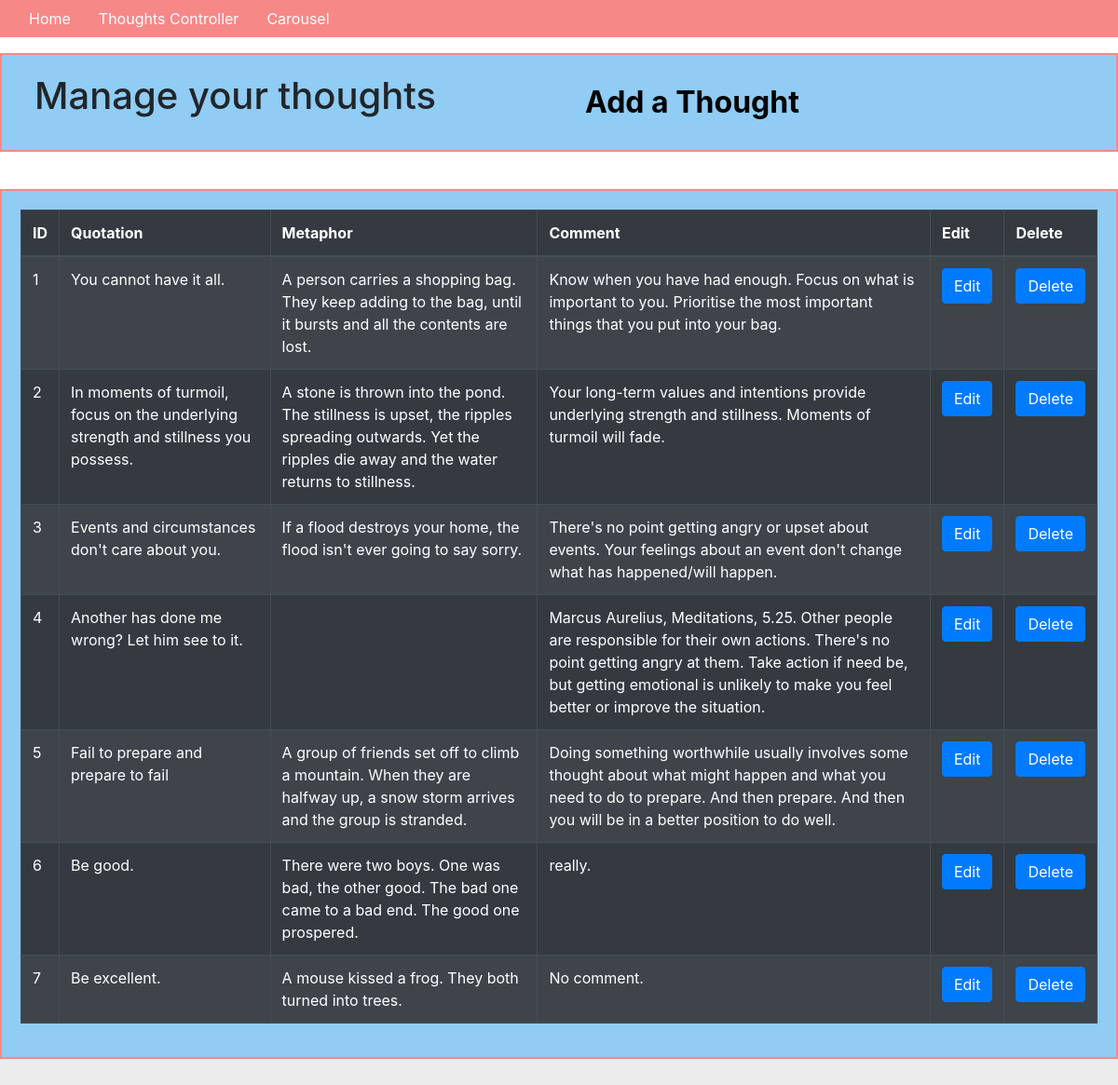
/thoughts_controller, run on an earlier commit of the app's database.
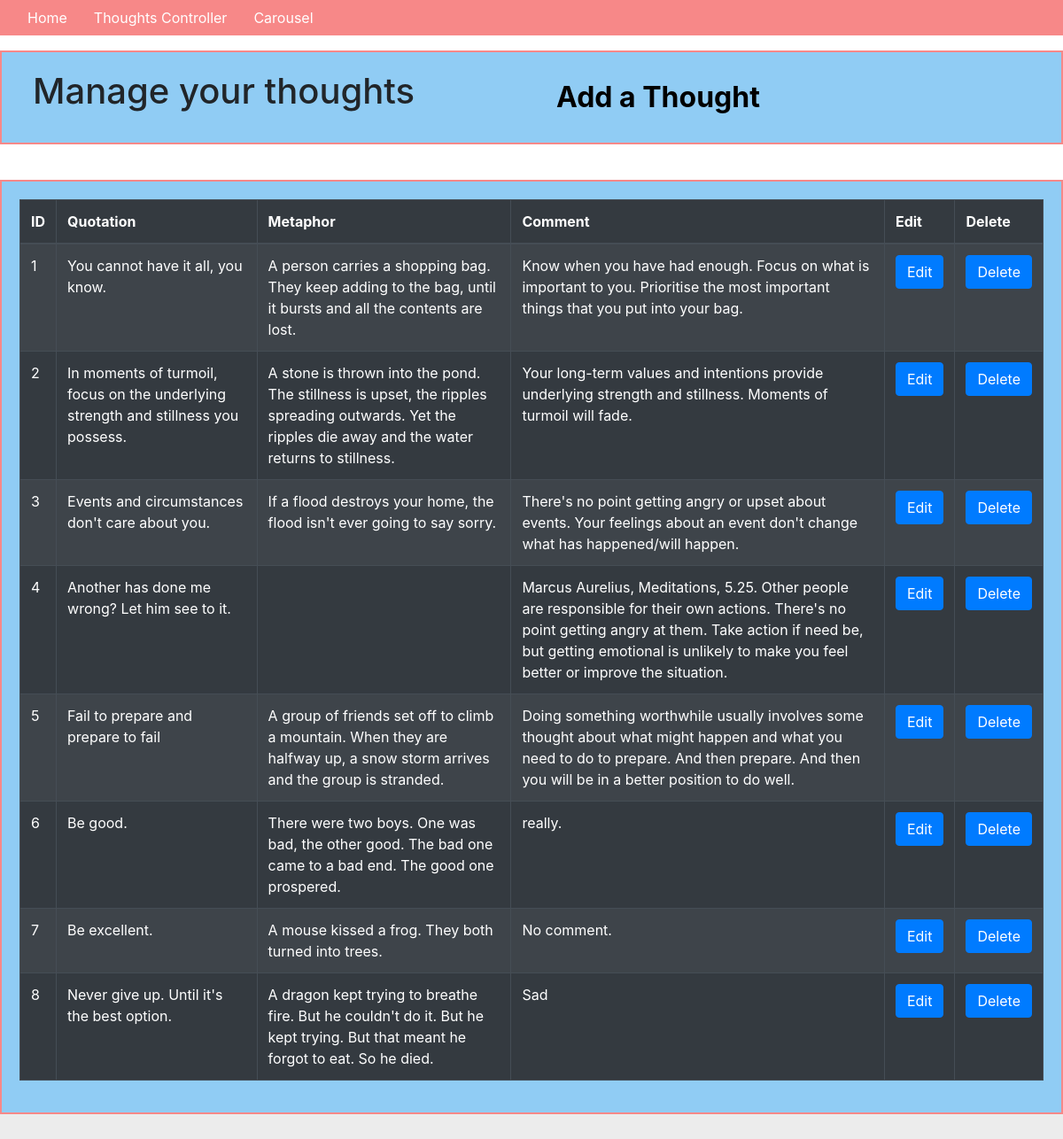
And on a later commit of the database.
### app/models.py (models this page shows, shortened)
class Thought(db.Model):
    id = db.Column(db.Integer, primary_key=True)
    quotation = db.Column(db.Text(), index=True)
    metaphor = db.Column(db.Text(), index=True)
    comment = db.Column(db.Text())

### app/routes.py (the view)
@app.route('/thoughts_controller')
def show_all_thoughts():
    thoughts = Thought.query.all()
    return render_template('thoughts_controller.html', thoughts=thoughts)

### app/templates/thoughts_controller.html (shortened to what this page needs)
{% extends "base.html" %} {% block content %}
<div class="container-fluid">
    <div class="row">
        <div class="col-sm-6">
            <h1>Manage your thoughts</h1>
        </div>
        <div class="col-sm-3">
            <button type="button" class="btn btn-link" data-toggle="modal" data-target="#myAddModal">Add a Thought
            </button>
        </div>
    </div>
    <div class="row">
        <table class="table table-bordered table-dark table-striped table-hover table-responsive">
            <thead>
                <th>ID</th>
                <th>Quotation</th>
                <th>Metaphor</th>
                <th>Comment</th>
                <th>Edit</th>
                <th>Delete</th>
            </thead>
            <tbody>
                {% for thought in thoughts %}
                <tr>
                    <td>{{ thought.id }}</td>
                    <td>{{ thought.quotation }}</td>
                    <td>{{ thought.metaphor }}</td>
                    <td>{{ thought.comment }}</td>
                    <td>
                        <button type="button" class="btn btn-primary" data-toggle="modal" data-target="#myEditModal{{thought.id}}">Edit
                                </button>
                    </td>
                    <td>
                        <form action="{{url_for('delete', thought_id=thought.id)}}" method="POST">
                            <button type="submit" class="btn btn-primary" value="Delete">Delete
                            </button>
                        </form>
                    </td>
                </tr>
                {% endfor %}
            </tbody>
        </table>
    </div>
</div>
{% endblock %}

### app/templates/base.html (shortened to what this page needs)
<!DOCTYPE html>
<html lang="en">
<head>
    <link rel="stylesheet" href="../static/css/styles.css">
    <link rel="stylesheet" href="https://stackpath.bootstrapcdn.com/bootstrap/4.4.1/css/bootstrap.min.css">
</head>
<body>
    <div class="header">
        <nav class="navbar fixed-top navbar-expand-sm">
            <div class="collapse navbar-collapse" id="navbarMenu">
                <ul class="navbar-nav">
                    <li><a href="/">Home</a></li>
                    <li><a href="/thoughts_controller">Thoughts Controller</a></li>
                    <li><a href="/carousel">Carousel</a></li>
                </ul>
            </div>
        </nav>
    </div>
    <hr> {% block content %}{% endblock %}
</body>
</html>

### app/static/css/styles.css (style rules this page uses)
html { background-color: #ECECEC }
nav { background-color: #F78888; }
nav a { color: white; padding: 15px }
.navbar-nav { list-style-type: none; }
.row { padding: 20px; background-color: #90CCF4; border: solid #F78888 2px; margin: 40px }
.btn.btn-link { font-size: 2em; font-weight: bolder; color: black }

What changed in the data, as far as the page shows it:
changed Thought id 1: quotation "You cannot have it all." → "You cannot have it all, you know."
added Thought: id "8", quotation "Never give up. Until it's the best option.", metaphor "A dragon kept trying to breathe fire. But he couldn't do it. But he kept trying. But that meant he forgot to eat. So he died.", comment "Sad"
